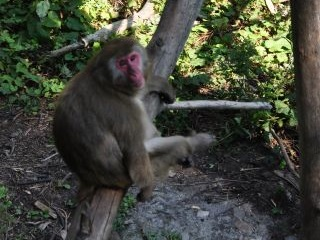
//> input picture OpenCV3-Computer-Vision-Application-Programming-Cookbook-Third-Edition-master/images/baboon01.jpg, 320 x 240 px, given in place of the camera
$ ./camera   (built with g++ and OpenCV 4)
//> lines starting //> are read from the running program, lines starting //| are printed output that depends on the picture
//read video from computer camera and canny
#include <opencv2/opencv.hpp>
using namespace cv;

int main() {
	VideoCapture capture(0);
	Mat edges;

	while (1) {
		Mat frame;
		capture >> frame;
//> frame is the input picture: 240 rows x 320 cols, CV_8UC3; mean B, G, R 58.4, 69.5, 66.5
		cvtColor(frame, edges, CV_BGR2GRAY);
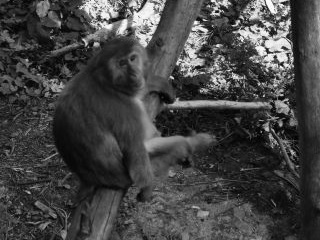
//> edges: 240 rows x 320 cols, CV_8UC1; min 0, max 253, mean 67.3
		blur(edges, edges, Size(7, 7));
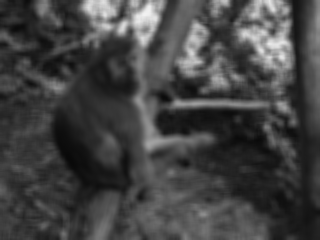
//> edges: 240 rows x 320 cols, CV_8UC1; min 9, max 241, mean 67.3
		Canny(edges, edges, 0, 30, 3);
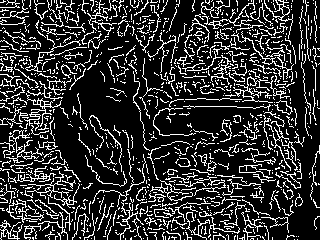
//> edges: 240 rows x 320 cols, CV_8UC1; 19.2% white in thin lines or dots
		imshow("after canny video", edges);
		if(waitKey(30)>=0)
//> the Esc key is pressed
			break;
	}
	return 0;
}

$ run again, on OpenCV3-Computer-Vision-Application-Programming-Cookbook-Third-Edition-master/images/baboon02.jpg
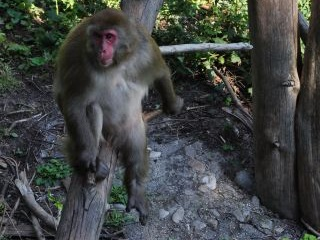
//> input picture OpenCV3-Computer-Vision-Application-Programming-Cookbook-Third-Edition-master/images/baboon02.jpg, 320 x 240 px, given in place of the camera
//> frame is the input picture: 240 rows x 320 cols, CV_8UC3; mean B, G, R 66.3, 67.5, 64.1
//> `blur(edges, edges, Size(7, 7));`:
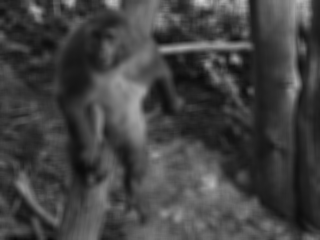
//> edges: 240 rows x 320 cols, CV_8UC1; min 8, max 210, mean 66.3
//> `Canny(edges, edges, 0, 30, 3);`:
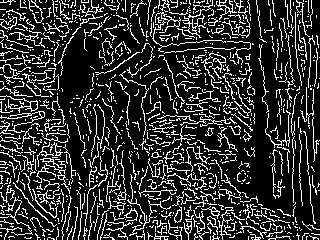
//> edges: 240 rows x 320 cols, CV_8UC1; 19.3% white in thin lines or dots

$ run again, on OpenCV3-Computer-Vision-Application-Programming-Cookbook-Third-Edition-master/images/bear.jpg
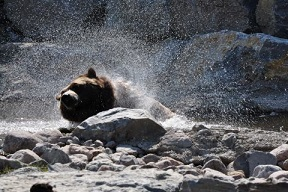
//> input picture OpenCV3-Computer-Vision-Application-Programming-Cookbook-Third-Edition-master/images/bear.jpg, 288 x 192 px, given in place of the camera
//> frame is the input picture: 192 rows x 288 cols, CV_8UC3; mean B, G, R 101.2, 97, 96.1
//> `blur(edges, edges, Size(7, 7));`:
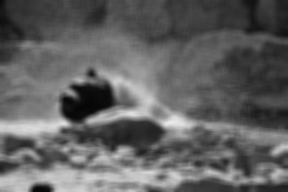
//> edges: 192 rows x 288 cols, CV_8UC1; min 5, max 233, mean 97.2
//> `Canny(edges, edges, 0, 30, 3);`:
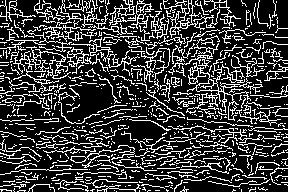
//> edges: 192 rows x 288 cols, CV_8UC1; 23.4% white in thin lines or dots
